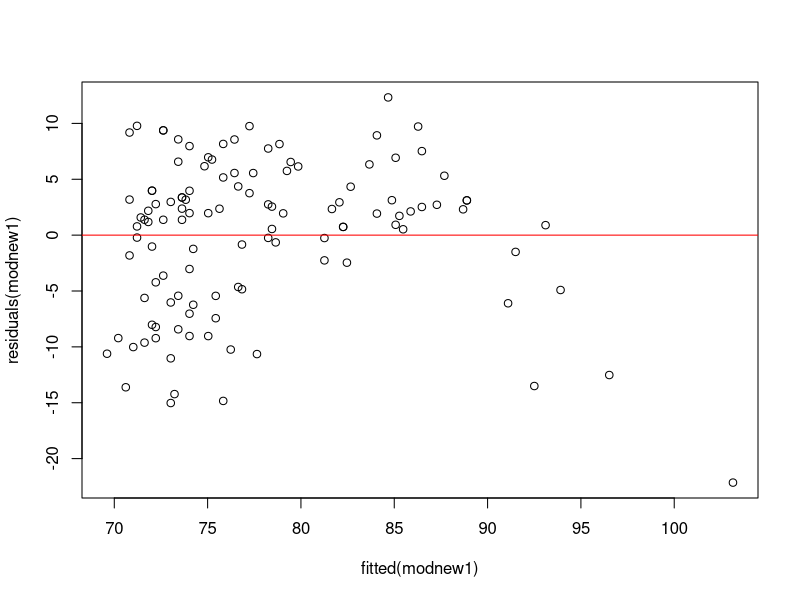
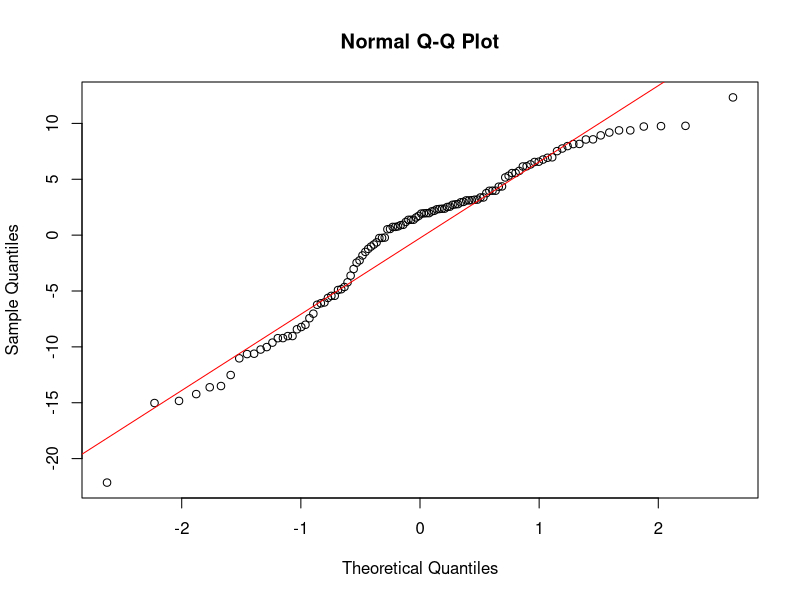

The R script that drew these images, in order:
data("airquality")

#Exercise4
modnew1=lm(Temp~Ozone, data=airquality)
summary(modnew1)
res = residuals(modnew1)
RSS = sum(res^2)
k = 2
n=length(res)

newdata = subset(airquality, Ozone!="NA")

SSY = deviance(lm(Temp~1, data=newdata))
SSY1 = var(newdata$Temp)*115
adjR2 = 1 - (RSS/(n-k))/(SSY/(n-1))
R2 = 1 - (RSS)/(SSY)
R2#0.4877
SSY
adjR2 #0.4832134
 

#Exercise 5
#install.packages(lmtest)
library(lmtest)
dwtest(modnew1, alternative=c("two.sided"))

plot(residuals(modnew1)~fitted(modnew1))
abline(lm(residuals(modnew1)~fitted(modnew1)), col="red")
# p-value = 7.276e-06 thus the residuals show temporal autocorrelation.


#install.packages(lmtest)
library(lmtest)
bptest(modnew1)
#p-value = 0.0721, since our p-value is not less than 0.05 residuals are homoscedastic

qqnorm(residuals(modnew1))
qqline(residuals(modnew1), col="red")
shapiro.test(residuals(modnew1))
#From the QQ plot and shapiro-wilk test, the residuals are not normally distributed
#p-value = 0.000226
